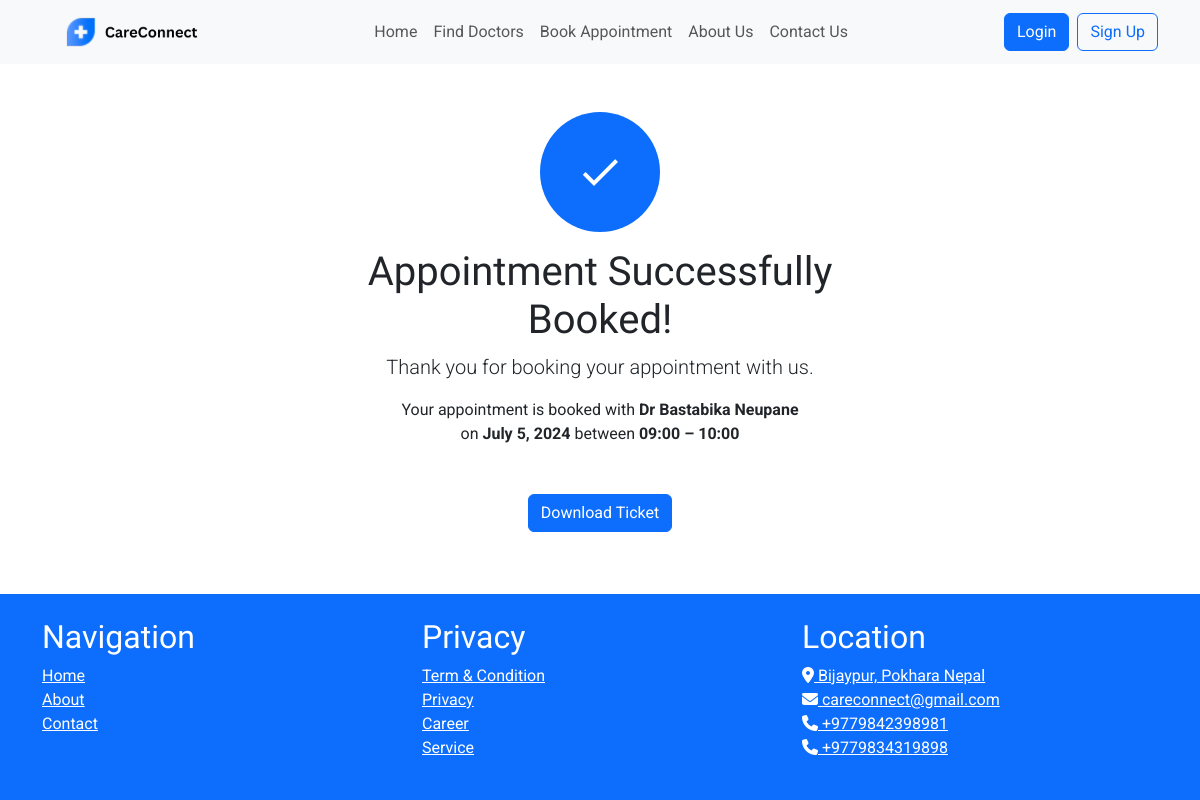
/appointment/success/1/, run on the app's committed database.
### cms/models.py (models this page shows, shortened)
class StaticFile(models.Model):
    name = models.CharField(max_length=255)
    image = models.ImageField(upload_to='static_files/')

### appointments/models.py (models this page shows, shortened)
class Appointment(models.Model):
    TIME_LIST = (
        (0, '09:00 – 10:00'),
        (1, '10:00 – 11:00'),
        (2, '11:00 – 12:00'),
        (3, '12:00 – 13:00'),
        (4, '13:00 – 14:00'),
        (5, '14:00 – 15:00'),
        (6, '15:00 – 16:00'),
        (7, '16:00 – 17:00'),
        (8, '17:00 – 18:00'),
    )
    PRICE_CATEGORY_CHOICES = [
        (1, "Standard - NPR 500"),
        (2, "Premium - NPR 1000"),
        (3, "VIP - NPR 1500"),
    ]
    id = models.AutoField(primary_key=True)
    doctor = models.ForeignKey(Doctor, on_delete=models.CASCADE)
    patient = models.ForeignKey(Patient, on_delete=models.CASCADE, null=True,related_name='appointments')
    specialty = models.ForeignKey(Speciality, on_delete=models.CASCADE, null=True)
    symptom_description = models.TextField(default='', blank=True)
    appointment_date = models.DateField(null=True)
    appointment_time = models.IntegerField(choices=TIME_LIST, null=True)
    price_category = models.IntegerField(choices=PRICE_CATEGORY_CHOICES, default=1)
    @property
    def time(self):
        if self.appointment_time is not None:
            return self.TIME_LIST[self.appointment_time][1]
        return None

### doctors/models.py (models this page shows, shortened)
class Doctor(models.Model):
    name = models.CharField(max_length=50)
    mobile = models.CharField(max_length=15)
    profession = models.ForeignKey(Profession, on_delete=models.CASCADE,null=True)
    image = models.ImageField(upload_to='doctor_images/', null=True, blank=True)

### appointments/views.py (the view)
# urls.py: path('success/<int:appointment_id>/', views.success_view, name='success_view'),
def success_view(request, appointment_id):
    if not appointment_id:
        raise Http404("Appointment ID not provided")
    appointment = get_object_or_404(Appointment, pk=appointment_id)
    if not request.user.is_authenticated and request.user.is_staff:
        return redirect('login')
    if appointment:
        context = {'appointment': appointment}
    else:
        context = {}
    return render(request, 'appointments/success.html', context)

### cms/context_processors.py (called while the page is built)
def logo_processor(request):
    logo = StaticFile.objects.filter(name='logo').first()
    return {
        'logo': logo,
    }

### templates/appointments/success.html (shortened to what this page needs)
{% extends 'cms/base.html' %}
{% block content %}
<div class="container my-5">
    <div class="row justify-content-center">
        <div class="col-md-6">
            <div class="text-center">
                <div class="rounded-circle bg-primary d-flex justify-content-center align-items-center mx-auto"
                    style="width: 120px; height: 120px;">
                    <i class="material-icons text-white" style="font-size: 48px;">&#xE876;</i>
                </div>
                <h1 class="mt-3">Appointment Successfully Booked!</h1>
                <p class="lead">Thank you for booking your appointment with us.</p>
                {% if appointment %}
                <p>Your appointment is booked with <b style="font-weight: bold;">{{appointment.doctor.name }}</b> <br>on
                    <b style="font-weight: bold;">{{ appointment.appointment_date }}</b> between <b
                        style="font-weight: bold;">{{ appointment.time }}</b></p>
                {% endif %}
            </div>
            <div class="text-center mt-5">
                <form action="{% url 'appointment:ticket' appointment.id %}" method="post" target="_blank">
                    <button type="submit" class="btn btn-primary">Download Ticket</button>
                </form>
            </div>
        </div>
    </div>
</div>
{% endblock %}

### templates/cms/base.html (shortened to what this page needs)
<!DOCTYPE html>
<html lang="en">
<head>
    {% load static %}
    <link href="https://cdn.jsdelivr.net/npm/bootstrap@5.3.3/dist/css/bootstrap.min.css" rel="stylesheet"
>
    <link href="{% static 'css/style.css' %}" rel="stylesheet">
</head>
<body class="d-flex flex-column min-vh-100">
    <header class="header_section sticky-top">
        <nav class="navbar navbar-expand-lg navbar-light bg-light">
            <div class="container">
                <a class="navbar-brand" href="/">
                    {% if logo %}
                    <img src="{{ logo.image.url }}" alt="केयरकनेक्ट" style="height: 38px;">
                    {% endif %}
                </a>
                <div class="offcanvas offcanvas-end" tabindex="-1" id="offcanvasNavbar"
                    aria-labelledby="offcanvasNavbarLabel">
                    <div class="offcanvas-body">
                        <ul class="navbar-nav mx-auto mt-2 mt-lg-0">
                            {% if user.is_authenticated %}
                            {% if request.user.is_staff %}
                            <li class="nav-item">
                                <a class="nav-link" href="{% url 'home' %}">Dashboard</a>
                            </li>
                            <li class="nav-item">
                                <div class="dropdown">
                                    <a class="nav-link dropdown-toggle" type="button" id="appointmentDropdown"
                                        data-bs-toggle="dropdown" aria-expanded="false">Appointments</a>
                                    <ul class="dropdown-menu" aria-labelledby="appointmentDropdown">
                                        <li><a class="dropdown-item" href="{% url 'appointment:appointment_list' %}">View
                                                Appointments</a></li>
                                        <li><a class="dropdown-item" href="{% url 'appointment:add_appointment' %}">Add
                                                Appointment</a>
                                        </li>
                                    </ul>
                                </div>
                            </li>
                            <li class="nav-item">
                                <div class="dropdown">
                                    <a class="nav-link dropdown-toggle" type="button" id="doctorDropdown"
                                        data-bs-toggle="dropdown" aria-expanded="false">Doctors</a>
                                    <ul class="dropdown-menu" aria-labelledby="doctorDropdown">
                                        <li><a class="dropdown-item" href="{% url 'doctor_list' %}">Doctor List</a></li>
                                        <li><a class="dropdown-item" href="{% url 'add_doctor' %}">Add Doctor</a></li>
                                    </ul>
                                </div>
                            </li>
                            <li class="nav-item">
                                <div class="dropdown">
                                    <a class="nav-link dropdown-toggle" type="button" id="patientDropdown"
                                        data-bs-toggle="dropdown" aria-expanded="false">Patients</a>
                                    <ul class="dropdown-menu" aria-labelledby="patientDropdown">
                                        <li><a class="dropdown-item" href="{% url 'patient_list' %}">Patient List</a>
                                        </li>
                                        <li><a class="dropdown-item" href="{% url 'add_patient' %}">Add Patient</a></li>
                                    </ul>
                                </div>
                            </li>
                            <li class="nav-item">
                                <div class="dropdown">
                                    <a class="nav-link dropdown-toggle" type="button" id="specialtyDropdown"
                                        data-bs-toggle="dropdown" aria-expanded="false">Specialty</a>
                                    <ul class="dropdown-menu" aria-labelledby="specialtyDropdown">
                                        <li><a class="dropdown-item" href="{% url 'specialty_list' %}">Specialty
                                                List</a>
                                        </li>
                                        <li><a class="dropdown-item" href="{% url 'add_specialty' %}">Add Specialty</a>
                                        </li>
                                    </ul>
                                </div>
                            </li>
                            {% else %}
                            <li class="nav-item">
                                <a class="nav-link" href="{% url 'index' %}">Home</a>
                            </li>
                            <li class="nav-item">
                                <a class="nav-link" href="{% url 'find_doctors' %}">Find Doctors</a>
                            </li>
                            {% if request.user.is_authenticated %}
                            {% with request.user.patient as patient %}
                            {% if patient %}
                            {% with patient.appointments.all as appointments %}
                            {% if appointments.count > 0 %}
                            <li class="nav-item">
                                <a class="nav-link" href="{% url 'appointment:book_another_appointment' %}">Book Another
                                    Appointment</a>
                            </li>
                            {% else %}
                            <li class="nav-item">
                                <a class="nav-link" href="{% url 'appointment:book_appointment' %}">Book Appointment</a>
                            </li>
                            {% endif %}
                            {% endwith %}
                            {% else %}
                            <li class="nav-item">
                                <a class="nav-link" href="{% url 'appointment:book_appointment' %}">Book Appointment</a>
                            </li>
                            {% endif %}
                            {% endwith %}
                            {% else %}
                            <li class="nav-item">
                                <a class="nav-link" href="{% url 'login' %}">Login to Book Appointment</a>
                            </li>
                            {% endif %}
                            <li class="nav-item">
                                <a class="nav-link" href="{% url 'about_us' %}">About Us</a>
                            </li>
                            <li class="nav-item">
                                <a class="nav-link" href="{% url 'contact_us' %}">Contact Us</a>
                            </li>
                            {% endif %}
                            {% else %}
                            <li class="nav-item">
                                <a class="nav-link" href="{% url 'index' %}">Home</a>
                            </li>
                            <li class="nav-item">
                                <a class="nav-link" href="{% url 'find_doctors' %}">Find Doctors</a>
                            </li>
                            <li class="nav-item">
                                <a class="nav-link" href="{% url 'login' %}">
                                    <span class="nav-link-text"
                                        onclick="alert('Please login or register to book an appointment.')">Book
                                        Appointment</span>
                                </a>
                            </li>
                            <li class="nav-item">
                                <a class="nav-link" href="{% url 'about_us' %}">About Us</a>
                            </li>
                            <li class="nav-item">
                                <a class="nav-link" href="{% url 'contact_us' %}">Contact Us</a>
                            </li>
                            {% endif %}
                        </ul>
                        <div class="ml-auto d-flex align-items-center">
                            {% if user.is_authenticated %}
                            <a href="{% url 'profile' %}" class="btn btn-outline-success rounded-pill mx-2">Profile</a>
                            {% if user.is_staff %}
                            <form method="POST" action="{% url 'logout_admin' %}" class="mb-0">
                                {% csrf_token %}
                                <button type="submit" class="btn btn-primary my-2 my-sm-0 mr-2">Logout</button>
                            </form>
                            {% else %}
                            <form method="POST" action="{% url 'logout_user' %}" class="mb-0">
                                {% csrf_token %}
                                <button type="submit" class="btn btn-primary my-2 my-sm-0 mr-2">Logout</button>
                            </form>
                            {% endif %}
                            {% else %}
                            <form method="POST" action="{% url 'login' %}" class="mb-0">
                                <button type="submit" class="btn btn-primary my-2 my-sm-0 mx-2">Login</button>
                            </form>
                            <a href="{% url 'register' %}" class="btn btn-outline-primary my-2 my-sm-0">Sign Up</a>
                            {% endif %}
                        </div>
                    </div>
                </div>
            </div>
        </nav>
    </header>
    <main class="main flex-grow-1">
        {% block content %}
        {% endblock %}
    </main>
    <footer class="bg-primary text-white py-4">
        <div class="container">
            <div class="row">
                <div class="col-md-4">
                    <div class="sitemap">
                        <h2>Navigation</h2>
                        <ul class="list-unstyled">
                            <li><a href="{% url 'home'%}" class="text-white">Home</a></li>
                            <li><a href="{% url 'about_us'%}" class="text-white">About</a></li>
                            <li><a href="{% url 'contact_us'%}" onclick="" class="text-white">Contact</a></li>
                        </ul>
                    </div>
                </div>
                <div class="col-md-4">
                    <div class="privacy">
                        <h2>Privacy</h2>
                        <ul class="list-unstyled">
                            <li><a href="#" class="text-white">Term & Condition</a></li>
                            <li><a href="#" class="text-white">Privacy</a></li>
                            <li><a href="#" class="text-white">Career</a></li>
                            <li><a href="#" class="text-white">Service</a></li>
                        </ul>
                    </div>
                </div>
                <div class="col-md-4">
                    <div class="location">
                        <h2>Location</h2>
                        <ul class="list-unstyled" id="list">
                            <li><a href="#" class="text-white"><i class="fas fa-map-marker-alt"></i> Bijaypur, Pokhara
                                    Nepal</a></li>
                            <li><a href="mailto:careconnect@gmail.com" class="text-white"><i
                                        class="fas fa-envelope"></i> careconnect@gmail.com</a>
                            </li>
                            <li><a href="tel:9842398981" class="text-white"><i class="fas fa-phone"></i>
                                    +9779842398981</a></li>
                            <li><a href="tel:9834319898" class="text-white"><i class="fas fa-phone"></i>
                                    +9779834319898</a></li>
                        </ul>
                    </div>
                </div>
            </div>
        </div>
    </footer>
</html>

### static/css/style.css (style rules this page uses)
body { font-family: 'Roboto', sans-serif; }
h1, h2, h3 { font-family: 'Varela Round', sans-serif; }

### templates/cms/base.html (style rules this page uses)
body { font-family: 'Roboto', sans-serif; display: flex; flex-direction: column; min-height: 100vh; }
.main { flex: 1; }
h1, h2, h3 { font-family: 'Varela Round', sans-serif; }

### data on the page
StaticFile: image (picture)
Appointment: doctor.name "Dr Bastabika Neupane", appointment_date "July 5, 2024", time "09:00 – 10:00"
